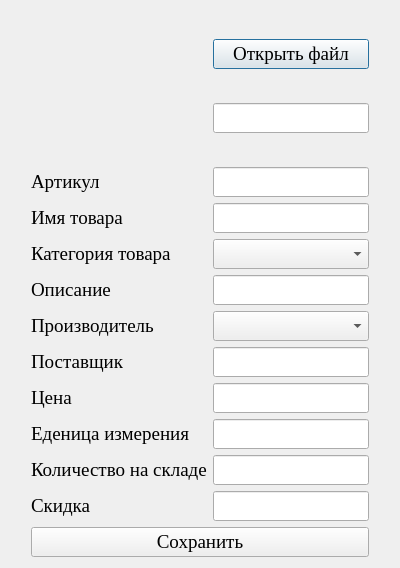
<?xml version="1.0" encoding="UTF-8"?>
<ui version="4.0">
 <class>ProductDialog</class>
 <widget class="QDialog" name="ProductDialog">
  <property name="geometry">
   <rect>
    <x>0</x>
    <y>0</y>
    <width>400</width>
    <height>545</height>
   </rect>
  </property>
  <property name="font">
   <font>
    <family>Times New Roman</family>
    <pointsize>14</pointsize>
   </font>
  </property>
  <property name="windowTitle">
   <string>Продукт</string>
  </property>
  <property name="windowIcon">
   <iconset>
    <normaloff>../../../../../../../time/import/Icon.JPG</normaloff>../../../../../../../time/import/Icon.JPG</iconset>
  </property>
  <layout class="QGridLayout" name="gridLayout">
   <item row="2" column="2">
    <widget class="QLineEdit" name="Article"/>
   </item>
   <item row="9" column="2">
    <widget class="QLineEdit" name="Counter"/>
   </item>
   <item row="1" column="1">
    <widget class="QLabel" name="Image">
     <property name="minimumSize">
      <size>
       <width>150</width>
       <height>150</height>
      </size>
     </property>
     <property name="maximumSize">
      <size>
       <width>150</width>
       <height>150</height>
      </size>
     </property>
     <property name="baseSize">
      <size>
       <width>150</width>
       <height>150</height>
      </size>
     </property>
     <property name="text">
      <string/>
     </property>
     <property name="pixmap">
      <pixmap>../../../../../../../time/import/picture.png</pixmap>
     </property>
     <property name="scaledContents">
      <bool>true</bool>
     </property>
    </widget>
   </item>
   <item row="7" column="1">
    <widget class="QLabel" name="label_5">
     <property name="text">
      <string>Поставщик</string>
     </property>
    </widget>
   </item>
   <item row="10" column="1">
    <widget class="QLabel" name="label_8">
     <property name="text">
      <string>Количество на складе</string>
     </property>
    </widget>
   </item>
   <item row="8" column="2">
    <widget class="QLineEdit" name="Price"/>
   </item>
   <item row="9" column="1">
    <widget class="QLabel" name="label_7">
     <property name="text">
      <string>Еденица измерения</string>
     </property>
    </widget>
   </item>
   <item row="1" column="2">
    <layout class="QVBoxLayout" name="verticalLayout">
     <item>
      <widget class="QPushButton" name="OpenFile">
       <property name="text">
        <string>Открыть файл</string>
       </property>
      </widget>
     </item>
     <item>
      <widget class="QLineEdit" name="Path">
       <property name="readOnly">
        <bool>true</bool>
       </property>
      </widget>
     </item>
    </layout>
   </item>
   <item row="4" column="1">
    <widget class="QLabel" name="label_2">
     <property name="text">
      <string>Категория товара</string>
     </property>
    </widget>
   </item>
   <item row="6" column="3">
    <spacer name="horizontalSpacer_2">
     <property name="orientation">
      <enum>Qt::Horizontal</enum>
     </property>
     <property name="sizeHint" stdset="0">
      <size>
       <width>40</width>
       <height>20</height>
      </size>
     </property>
    </spacer>
   </item>
   <item row="11" column="2">
    <widget class="QLineEdit" name="Discount"/>
   </item>
   <item row="4" column="2">
    <widget class="QComboBox" name="comboBoxType"/>
   </item>
   <item row="11" column="1">
    <widget class="QLabel" name="label_9">
     <property name="text">
      <string>Скидка</string>
     </property>
    </widget>
   </item>
   <item row="10" column="2">
    <widget class="QLineEdit" name="Count"/>
   </item>
   <item row="12" column="1" colspan="2">
    <widget class="QPushButton" name="Save">
     <property name="text">
      <string>Сохранить</string>
     </property>
    </widget>
   </item>
   <item row="5" column="0">
    <spacer name="horizontalSpacer">
     <property name="orientation">
      <enum>Qt::Horizontal</enum>
     </property>
     <property name="sizeHint" stdset="0">
      <size>
       <width>40</width>
       <height>20</height>
      </size>
     </property>
    </spacer>
   </item>
   <item row="6" column="2">
    <widget class="QComboBox" name="comboBoxCreator"/>
   </item>
   <item row="2" column="1">
    <widget class="QLabel" name="label_10">
     <property name="text">
      <string>Артикул</string>
     </property>
    </widget>
   </item>
   <item row="8" column="1">
    <widget class="QLabel" name="label_6">
     <property name="text">
      <string>Цена</string>
     </property>
    </widget>
   </item>
   <item row="3" column="2">
    <widget class="QLineEdit" name="Name"/>
   </item>
   <item row="5" column="2">
    <widget class="QLineEdit" name="Description"/>
   </item>
   <item row="3" column="1">
    <widget class="QLabel" name="label">
     <property name="text">
      <string>Имя товара</string>
     </property>
    </widget>
   </item>
   <item row="6" column="1">
    <widget class="QLabel" name="label_4">
     <property name="text">
      <string>Производитель</string>
     </property>
    </widget>
   </item>
   <item row="5" column="1">
    <widget class="QLabel" name="label_3">
     <property name="text">
      <string>Описание</string>
     </property>
    </widget>
   </item>
   <item row="7" column="2">
    <widget class="QLineEdit" name="Seller"/>
   </item>
   <item row="0" column="1">
    <spacer name="verticalSpacer">
     <property name="orientation">
      <enum>Qt::Vertical</enum>
     </property>
     <property name="sizeHint" stdset="0">
      <size>
       <width>20</width>
       <height>40</height>
      </size>
     </property>
    </spacer>
   </item>
   <item row="13" column="1">
    <spacer name="verticalSpacer_2">
     <property name="orientation">
      <enum>Qt::Vertical</enum>
     </property>
     <property name="sizeHint" stdset="0">
      <size>
       <width>20</width>
       <height>40</height>
      </size>
     </property>
    </spacer>
   </item>
  </layout>
 </widget>
 <resources/>
 <connections/>
</ui>
